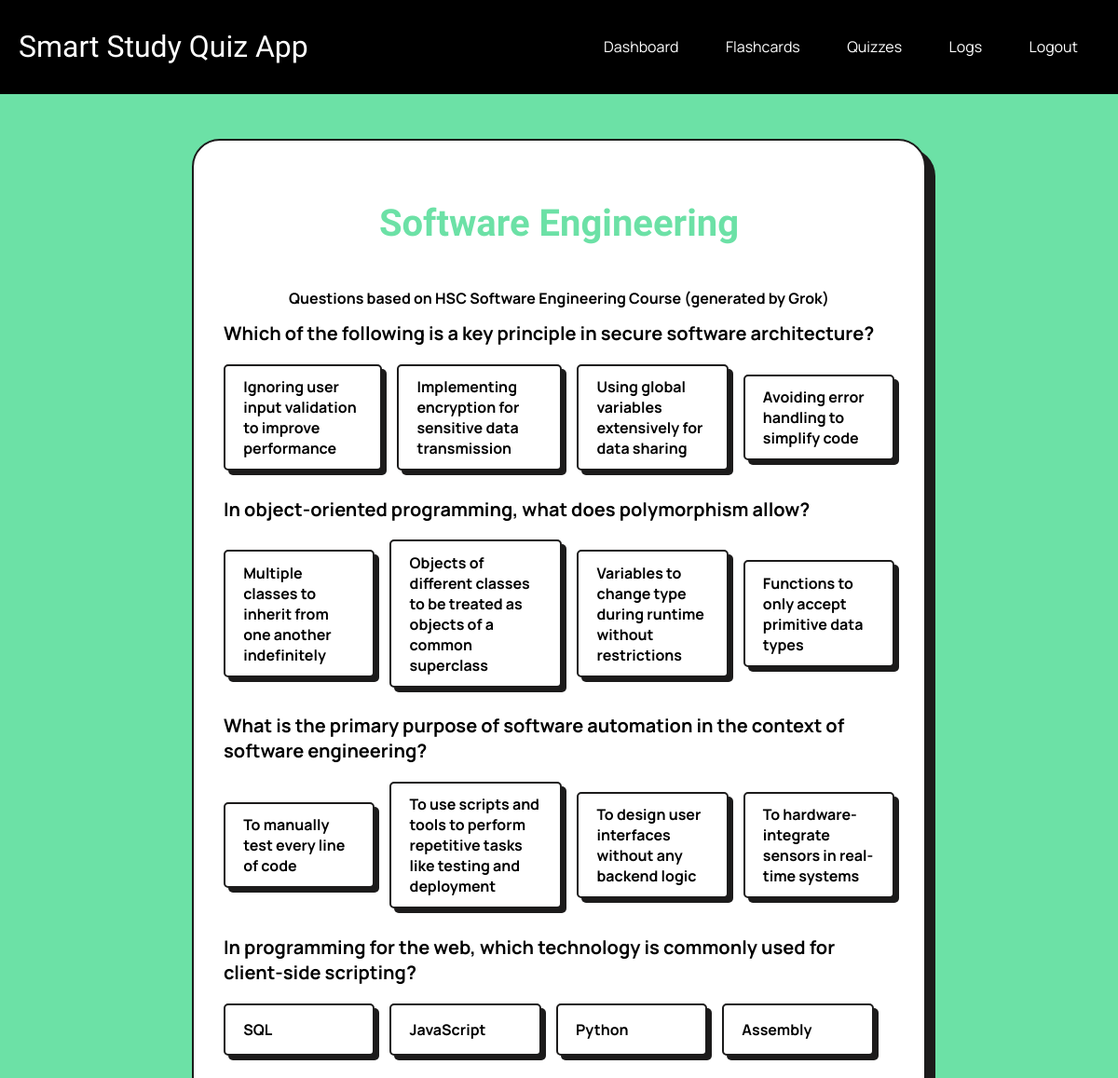
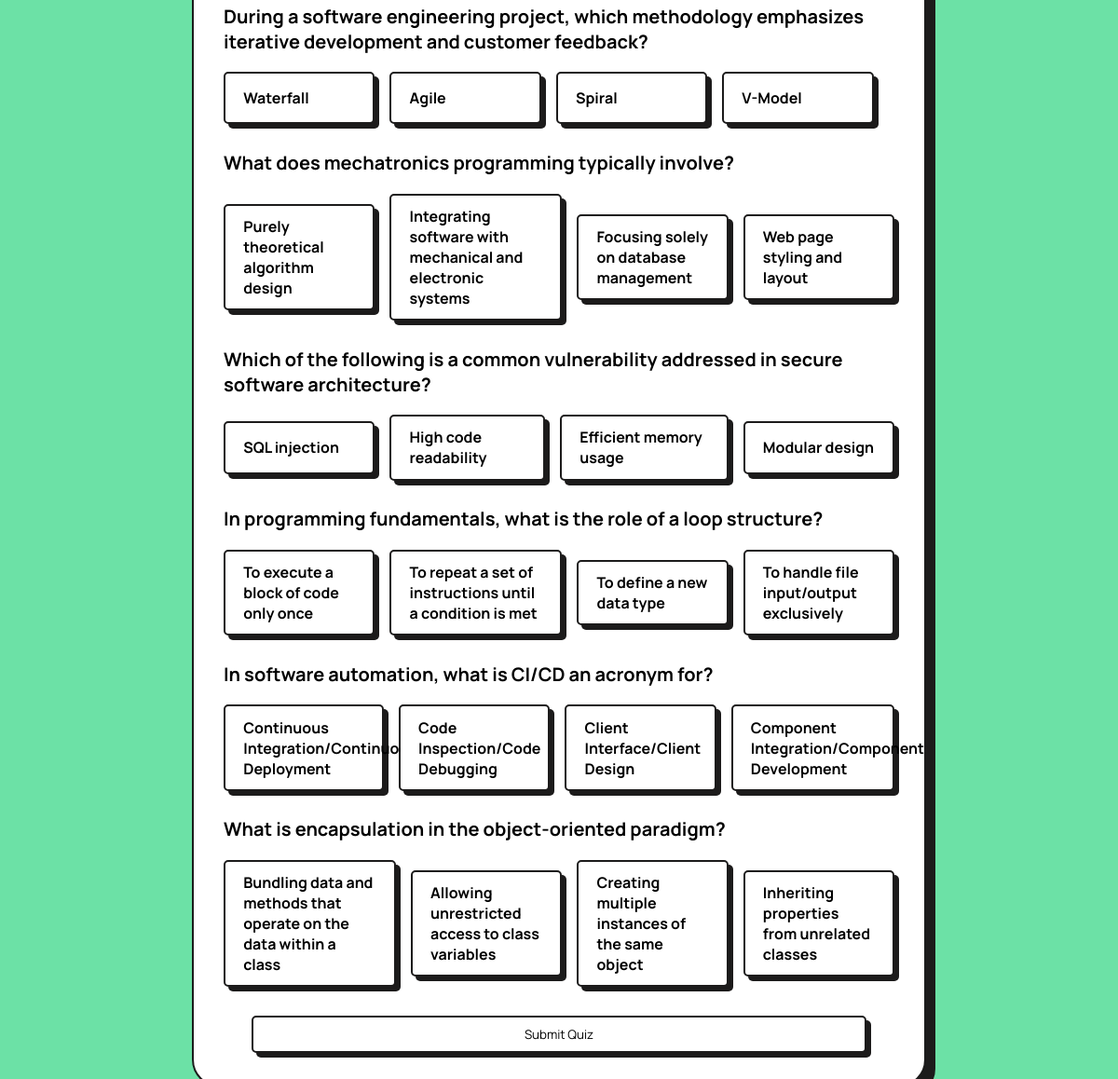
The page /quiz?quiz_id=11 (signed in) on the database its author committed (2 pictures, top to bottom).
### tables this page shows
CREATE TABLE Quizzes(
    id INTEGER PRIMARY KEY AUTOINCREMENT,
    title TEXT NOT NULL
, description TEXT NOT NULL, numQuestions INTEGER NOT NULL, user_id INTEGER);

CREATE TABLE Questions(
    id INTEGER PRIMARY KEY AUTOINCREMENT,
    quiz_id INTEGER NOT NULL,
    question TEXT NOT NULL,
    choice1 TEXT NOT NULL, choice2 TEXT NOT NULL, choice3 TEXT NOT NULL, choice4 TEXT NOT NULL, correct_index TEXT NOT NULL);

### app.py (the view)
@app.route('/quiz', methods=['GET', 'POST'])
@login_required
def quiz():
    if request.method == 'GET':
        quiz_id = request.args.get('quiz_id', type=int)
        if not quiz_id:
            flash('Invalid quiz ID', 'error')
            return redirect(url_for('quizSelect'))
        conn = get_db_connection()
        cursor = conn.cursor()
        cursor.execute("SELECT Quizzes.id AS quiz_id, Quizzes.title AS quiz_title, Quizzes.description AS quiz_description, Questions.* FROM Quizzes JOIN Questions ON Questions.quiz_id = Quizzes.id WHERE Quizzes.id = ?", (quiz_id,))
        quiz_data = cursor.fetchall()
        conn.close()
        if not quiz_data:
            flash('Quiz has no questions', 'error')
            return redirect(url_for('quizSelect'))
        quiz_info = {
            'quiz_id': quiz_id,
            'quiz_title': quiz_data[0]['quiz_title'],
            'quiz_description': quiz_data[0]['quiz_description'],
        }
        questions = []
        for question in quiz_data:
            questions.append({
                'id': question['id'],
                'question': question['question'],
                'choice1': question['choice1'],
                'choice2': question['choice2'],
                'choice3': question['choice3'],
                'choice4': question['choice4'],
                'correct_index': int(question['correct_index']) - 1
            })
    return render_template('quiz.html', username=current_user.username, quiz=quiz_info, questions=questions)

### app.py (called while the page is built)
@login_manager.user_loader
def load_user(user_id):
    conn = get_db_connection()
    cursor = conn.cursor()
    cursor.execute('SELECT id, username FROM Users WHERE id = ?', (user_id,))
    user = cursor.fetchone()
    conn.close()
    if User:
        return User(id=user['id'], username=user['username'])
    return None

def get_db_connection():
    conn = sqlite3.connect('database.db')
    conn.row_factory = sqlite3.Row
    return conn

### templates/quiz.html (shortened to what this page needs)
{% extends 'base.html' %}
{% block content %}
    <form method="POST" action="{{ url_for('quizResults') }}" style="width: 60vw;">
        <h2>{{ quiz.quiz_title }}</h2>
        <p style="align-self: center">{{ quiz.quiz_description }}</p>
        {% for question in questions %}
            <h5>{{ question.question }}</h5>
            <div class="choice">
                {% for j in range(4) %}
                    <label class="answer-box">
                        {{ question['choice' ~ (j + 1)] }}
                    </label>
                {% endfor %}
            </div>
        {% endfor %}
        <button type="submit" style="width: 55vw">Submit Quiz</button>
    </form>
{% endblock %}

### static/styles.css (style rules this page uses)
body { font-family: Arial, sans-serif; margin: 0; padding: 0; background-color: #6ce1a6; color:black; }
h2 { text-align: center; font-family: 'Unbounded', sans-serif; font-weight: bold; color: #6ce1a6; font-size: 40px; }
h5 { font-family: 'Manrope', sans-serif; font-weight: bolder; color: black; font-size: 20px; margin: 0; padding: 0; }
form { align-self: center; display: flex; flex-direction: column; gap: 10px; padding: 2em; margin: 3em auto; border-radius: 30px; background-color: white; min-height: 30em; height: auto; width: 30em; border: 2px solid #1c1b1b; box-shadow: 10px 10px #1c1b1b; }
p { font-family: 'Manrope', sans-serif; font-weight: bold; margin: 3px; }
button { border: 2px solid #1c1b1b; box-shadow: 5px 5px #1c1b1b; border-radius: 5px; background-color: white; font-family: 'Manrope', sans-serif; transition: background-color 500ms ease-in-out, font-weight 500ms ease-in-out, letter-spacing 500ms ease-in-out, transform 100ms ease, box-shadow 100ms ease; ; width: calc(100% - 20rem); max-width: 50rem; margin: 0.2rem auto; height: 3em }
.choice { display: flex; align-items: center; gap: 1em; margin-bottom: 0.5em; }
.answer-box { display: block; border: 2px solid #1c1b1b; box-shadow: 5px 5px #1c1b1b; border-radius: 5px; min-height: 30px; min-width: 10vw; margin: 0.6em 0; padding: 0.7em 1.2em; font-family: 'Manrope', sans-serif; font-weight: bold; transition: background 0.15s, box-shadow 0.15s; cursor: pointer; background: white; align-content: center; }

### rows shown on the page
Quizzes: quiz_title "Software Engineering", quiz_description "Questions based on HSC Software Engineering Course (generated by Grok)"
Questions: question "Which of the following is a key principle in secure software architecture?", choice1 "Ignoring user input validation to improve performance" "Implementing encryption for sensitive data transmission" "Using global variables extensively for data sharing" "Avoiding error handling to simplify code"
Questions: question "In object-oriented programming, what does polymorphism allow?", choice1 "Multiple classes to inherit from one another indefinitely" "Objects of different classes to be treated as objects of a common superclass" "Variables to change type during runtime without restrictions" "Functions to only accept primitive data types"
Questions: question "What is the primary purpose of software automation in the context of software engineering?", choice1 "To manually test every line of code" "To use scripts and tools to perform repetitive tasks like testing and deployment" "To design user interfaces without any backend logic" "To hardware-integrate sensors in real-time systems"
Questions: question "In programming for the web, which technology is commonly used for client-side scripting?", choice1 "SQL" "JavaScript" "Python" "Assembly"
Questions: question "During a software engineering project, which methodology emphasizes iterative development and customer feedback?", choice1 "Waterfall" "Agile" "Spiral" "V-Model"
Questions: question "What does mechatronics programming typically involve?", choice1 "Purely theoretical algorithm design" "Integrating software with mechanical and electronic systems" "Focusing solely on database management" "Web page styling and layout"
Questions: question "Which of the following is a common vulnerability addressed in secure software architecture?", choice1 "SQL injection" "High code readability" "Efficient memory usage" "Modular design"
Questions: question "In programming fundamentals, what is the role of a loop structure?", choice1 "To execute a block of code only once" "To repeat a set of instructions until a condition is met" "To define a new data type" "To handle file input/output exclusively"
Questions: question "In software automation, what is CI/CD an acronym for?", choice1 "Continuous Integration/Continuous Deployment" "Code Inspection/Code Debugging" "Client Interface/Client Design" "Component Integration/Component Development"
Questions: question "What is encapsulation in the object-oriented paradigm?", choice1 "Bundling data and methods that operate on the data within a class" "Allowing unrestricted access to class variables" "Creating multiple instances of the same object" "Inheriting properties from unrelated classes"
